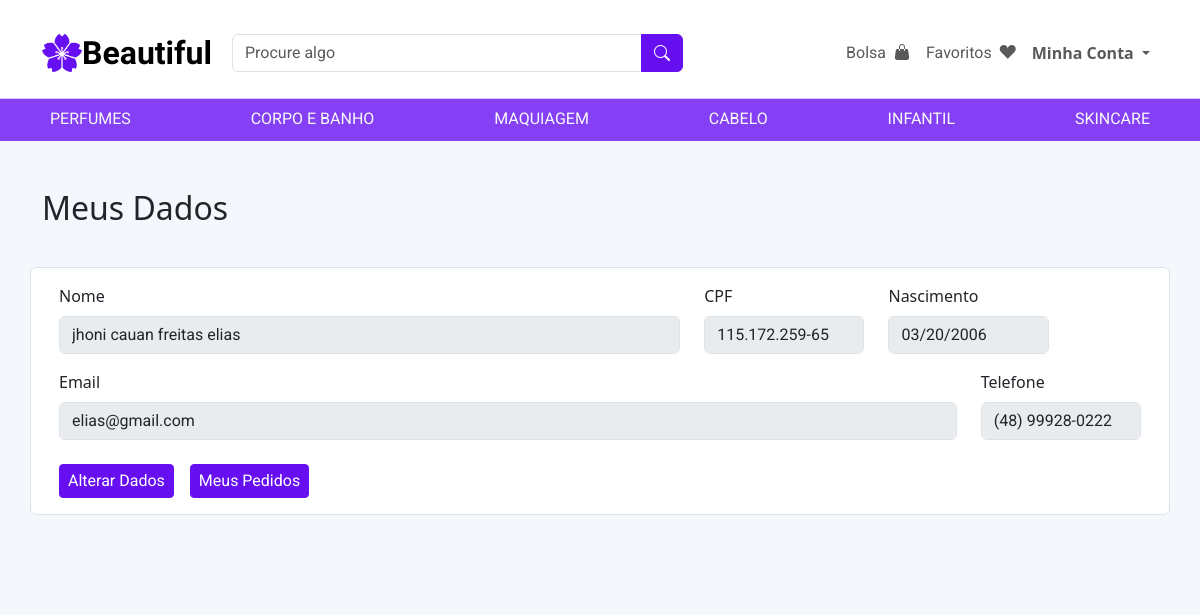
Screenshot of /perfil.php (signed in) with the database file from the repository.
### tables this page shows
CREATE TABLE `vendedor` (
  `id_vendedor` int(11) NOT NULL,
  `nome_vendedor` varchar(80) DEFAULT NULL,
  `cpf_vendedor` char(14) DEFAULT NULL,
  `data_nasc` date DEFAULT NULL,
  `telefone` char(15) DEFAULT NULL,
  `cod_usu` int(11) DEFAULT NULL
);

CREATE TABLE `usuario` (
  `id_usu` int(11) NOT NULL,
  `email_usu` varchar(100) DEFAULT NULL,
  `cod_tipo` int(11) DEFAULT NULL,
  `senha_usu` varchar(50) NOT NULL,
  `status_usu` tinyint(1) DEFAULT NULL
);

### perfil.php (the view, shortened to what this page needs)
<?php
include "php/comandos.php";
$id = $_SESSION['id'];
$tipo = $_SESSION['tipo_usu'];
include "php/conexao.php";
$comando = "select * from usuario where id_usu=$id";
$pesquisa = mysqli_query($conexao,$comando);
$dados = mysqli_fetch_array($pesquisa);
$email = $dados[1];
if($tipo==2)
{
$comando = "select * from vendedor where cod_usu=$id";
}else{
  $comando = "select id_cliente,nome_cliente,cpf_cliente,data_nasc,telefone from cliente where cod_usu=$id";
}
$pesquisa = mysqli_query($conexao,$comando);
$dados = mysqli_fetch_array($pesquisa);
$nome = $dados[1];
$cpf = $dados[2];
$nasc = $dados[3];
$tele = $dados[4];
?>
<!Doctype html>
<html lang="pt-br">
  <head>
    <link rel="stylesheet" href="node_modules/bootstrap-icons/font/bootstrap-icons.css">
    <link rel="stylesheet" href="view/css/estilo.css">
    <link rel="stylesheet" href="view/css/main.css">
  </head>
  <body>
  <header>
        <div class="container">
            <nav class="navbar navbar-expand-sm pb-3 pt-4" id="nav-superior">
                        <div class="w-100">
                            <div class="row justify-content-between">
                                <div class="col-6 col-md-3 col-lg-2 mb-1 mb-md-0 mb-3">
                                    <div class="divLogo d-flex align-items-center">
                                        <img src="imagens/logo/Logo.png" alt="Logo" class="img-fluid">
                                        <a href="index" class="navbar-brand">Beautiful</a>
                                    </div>
                                </div>
                                    <div class="col-12 col-md-7 col-lg-5 order-1 order-md-0 d-flex align-items-center">
                                        <form action="pesquisa" method="get" class="d-flex w-100" role="search">
                                            <div class="input-group">
                                                <input class="form-control be-0" type="search" name='pesquisa' placeholder="Procure algo" aria-label="Search">
                                                <button class="btn btn-primary" type="submit"><i class="bi bi-search"></i></button>
                                            </div>
                                        </form>
                                    </div>
                                <div class="col-6 col-md-2 col-lg-5 mb-3 mb-md-0 d-flex align-items-center justify-content-end">
                                    <div class="d-none d-lg-flex navbar-nav justify-content-end">
                                        <div class="d-flex"><?php NavLogado();?></div>
                                    </div>
                                </div>
                            </div>
            </nav>
        </div>
        <hr class="m-0 text-primary">
        <nav id="nav-inferior" class="nav nav-underline navbar navbar-expand-sm p-0">
            <div class="container d-none d-lg-flex">
            <div class="navbar-nav w-100 d-flex justify-content-between">
                    <a class="nav-link text-light" href="pesquisa.php?categorias=15&preco=on">PERFUMES</a>
                    <a class="nav-link text-light" href="pesquisa.php?categorias=16&preco=on">CORPO E BANHO</a>
                    <a class="nav-link text-light" href="pesquisa.php?categorias=17&preco=on">MAQUIAGEM</a>
                    <a class="nav-link text-light" href="pesquisa.php?categorias=18&preco=on">CABELO</a>
                    <a class="nav-link text-light" href="pesquisa.php?categorias=19&preco=on">INFANTIL</a>
                    <a class="nav-link text-light" href="pesquisa.php?categorias=20&preco=on">SKINCARE</a>
            </div>
            </div>
        </nav>
    </header>
    <main class="py-4">
        <div class="container mb-5">
          <div>
            <div class="d-md-flex d-inline-block justify-content-between mb-3">
              <h2 class="title my-4">
                Meus Dados
              </h2>
            </div>
              <div class="row p-3 border bg-white rounded-2">
                <div class="col-sm-12 col-lg-7">
                  <div class="mb-3">
                    <label for="nomeProduto" class="form-label">Nome</label>
                    <input type="text" value='<?php echo"$nome" ?>' class="form-control" disabled name="nome" id="nome" placeholder="Nome">
                  </div>
                </div>
                <div class="col-sm-12 col-md-4 col-lg-2">
                  <div class="mb-3">
                    <label for="cpf" class="form-label">CPF</label>
                    <input type="text" value='<?php echo"$cpf" ?>' class="form-control" disabled name="cpf" id="cpf" placeholder="CPF">
                  </div>
                </div>
                <div class="col-sm-12 col-md-4 col-lg-2">
                  <div class="mb-3">
                    <label for="nasc" class="form-label">Nascimento</label>
                    <input type="date" class="form-control" value='<?php echo"$nasc" ?>' disabled name="nasc" id="nasc" placeholder="CPF">
                  </div>
                </div>
                <div class="col-12 col-lg-10">
                  <div class="mb-3">
                    <label for="email" class="form-label">Email</label>
                    <input type="email" class="form-control" value='<?php echo"$email
                    " ?>'  disabled id="email" placeholder="Email">
                  </div>
                </div>
                <div class="col-sm-12 col-md-4 col-lg-2">
                  <div class="mb-3">
                    <label for="tele" class="form-label">Telefone</label>
                    <input type="text" class="form-control" value='<?php echo"$tele" ?>'  disabled name="telefone" id="tele" placeholder="Telefone">
                  </div>
                </div>
                <div class="d-flex mt-2">
                    <button class='btn btn-sm btn-primary me-3' id='btn_perfil' data-bs-toggle='modal' data-bs-target='#alterar'>
                  <p class='my-auto'>Alterar Dados</p>
                    </button>
                    <a href='meusPedidos'>
                      <div class="d-flex align-items-center">
                          <button class='btn btn-sm btn-primary' id='btn_perfil' data-bs-toggle='modal' data-bs-target='#alterar'>
                        <p class='my-auto'>Meus Pedidos</p>
                          </button>
                      </div>
                    </a>
                </div>
            </div>
          </div>
        </div>
    </main>
  </body>
</html>

### view/css/estilo.css (style rules this page uses)
:root { --cor-padrao: #6610f2; --cor-padrao-900: rgba(103, 16, 242, 0.900); --cor-padrao-800: rgba(103, 16, 242, 0.800); --cor-padrao-700: rgba(103, 16, 242, 0.700); --cor-padrao-600: rgba(103, 16, 242, 0.600); --cor-padrao-500: rgba(103, 16, 242, 0.500); --cor-padrao-400: rgba(103, 16, 242, 0.400); --cor-padrao-300: rgba(103, 16, 242, 0.300); --cor-padrao-200: rgba(103, 16, 242, 0.200); --cor-padrao-100: rgba(103, 16, 242, 0.100); --cor-destaque-1: #e6c229; --cor-destaque-1-900:rgba(230, 195, 41, 0.900); --cor-destaque-1-800:rgba(230, 195, 41, 0.800); --cor-destaque-1-700:rgba(230, 195, 41, 0.700); --cor-destaque-1-600:rgba(230, 195, 41, 0.600); --cor-destaque-1-500:rgba(230, 195, 41, 0.500); --cor-destaque-1-400:rgba(230, 195, 41, 0.400); --cor-destaque-1-300:rgba(230, 195, 41, 0.300); --cor-destaque-1-200:rgba(230, 195, 41, 0.200); --cor-destaque-1-100:rgba(230, 195, 41, 0.100); --cor-destaque-2: #d11149; --cor-destaque-2-900: rgba(209, 17, 71, 0.900); --cor-destaque-2-800: rgba(209, 17, 71, 0.800); --cor-destaque-2-700: rgba(209, 17, 71, 0.700); --cor-destaque-2-600: rgba(209, 17, 71, 0.600); --cor-destaque-2-500: rgba(209, 17, 71, 0.500); --cor-destaque-2-400: rgba(209, 17, 71, 0.400); --cor-destaque-2-300: rgba(209, 17, 71, 0.300); --cor-destaque-2-200: rgba(209, 17, 71, 0.200); --cor-destaque-2-100: rgba(209, 17, 71, 0.100); --cor-destaque-3: #f17105; --cor-destaque-3-900: rgba(241, 111, 5, 0.900); --cor-destaque-3-800: rgba(241, 111, 5, 0.800); --cor-destaque-3-700: rgba(241, 111, 5, 0.700); --cor-destaque-3-600: rgba(241, 111, 5, 0.600); --cor-destaque-3-500: rgba(241, 111, 5, 0.500); --cor-destaque-3-400: rgba(241, 111, 5, 0.400); --cor-destaque-3-300: rgba(241, 111, 5, 0.300); --cor-destaque-3-200: rgba(241, 111, 5, 0.200); --cor-destaque-3-100: rgba(241, 111, 5, 0.100); --cor-destaque-4: #1a8fe3; --cor-destaque-4-900: rgba(26, 143, 227, 0.900); --cor-destaque-4-800: rgba(26, 143, 227, 0.800); --cor-destaque-4-700: rgba(26, 143, 227, 0.700); --cor-destaque-4-600: rgba(26, 143, 227, 0.600); --cor-destaque-4-500: rgba(26, 143, 227, 0.500); --cor-destaque-4-400: rgba(26, 143, 227, 0.400); --cor-destaque-4-300: rgba(26, 143, 227, 0.300); --cor-destaque-4-200: rgba(26, 143, 227, 0.200); --cor-destaque-4-100: rgba(26, 143, 227, 0.100); --cor-fundo-destaque:#F4F7FC; --fonte-titulo:'Poppins', Arial, Helvetica, sans-serif; --fonte-padrao:'Roboto', Verdana, Geneva, Tahoma, sans-serif; --fonte-logo: Norican; }
* { margin: 0px; padding: 0px; box-sizing: border-box; }
html { background-color: var(--cor-fundo-destaque); }
body { height: 100%; width: 100%; }
header { width: 100%; background-color: #FFF; }
nav#nav-inferior { background-color: var(--cor-padrao-800); }
.divLogo img { max-height:40px; }
a.navbar-brand { font-family: var(--fonte-logo); font-size:xx-large; font-weight: bold; }
main { width: 100%; height: 100%; margin-bottom: 1.5rem; background-color: #F4F7FC }
body input,button { font-family: var(--fonte-padrao); font-weight: normal; }
body a { text-decoration: none; font-family: var(--fonte-padrao); font-weight: normal; color: white; }
.navbar-brand { font-family: var(--fonte-titulo); font-weight: bold; }
body p { font-family: var(--fonte-padrao); font-weight: normal; font-size: 1rem; }

### rows the page displays
vendedor: nome "jhoni cauan freitas elias", cpf "115.172.259-65", nasc "03/20/2006", telefone "(48) 99928-0222"
usuario: email_usu "elias@gmail.com"
